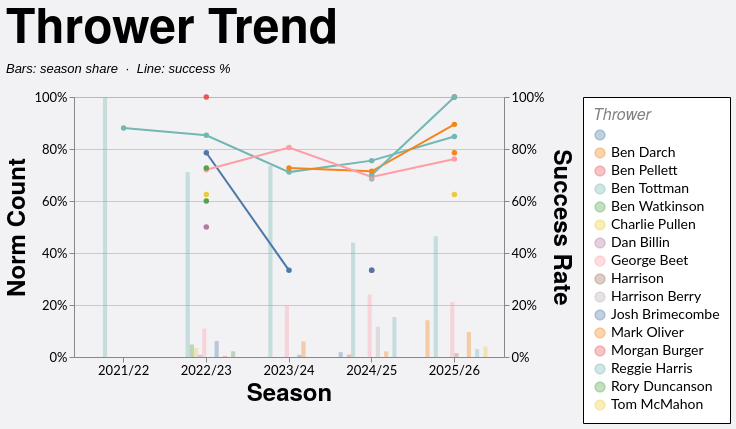

The specification (Vega-Lite) saved for this image:
### Vega-Lite specification from a JSON file in a GitHub repository (floating-point values rounded to 4 significant figures; data arrays with more than 128 entries replaced by an {"elided": "..."} marker saying what was removed)
{"config": {"axis": {"labelFont": "Lato, sans-serif", "titleFont": "PT Sans Narrow, Helvetica Neue, Helvetica, Arial, sans-serif", "labelFontSize": 13, "titleFontSize": 24, "gridColor": "#202947", "gridOpacity": 0.2}, "header": {"labelFont": "PT Sans Narrow, Helvetica Neue, Helvetica, Arial, sans-serif", "titleFont": "PT Sans Narrow, Helvetica Neue, Helvetica, Arial, sans-serif", "labelFontSize": 24, "titleFontSize": 28, "labelFontWeight": "bold", "orient": "left"}, "legend": {"labelFont": "Lato, sans-serif", "titleFont": "PT Sans Narrow, Helvetica Neue, Helvetica, Arial, sans-serif", "labelFontSize": 14, "titleFontSize": 16, "titlePadding": 5, "fillColor": "white", "strokeColor": "black", "padding": 10, "titleFontWeight": "lighter", "titleFontStyle": "italic", "titleColor": "gray", "offset": 10}, "title": {"font": "PT Sans Narrow, Helvetica Neue, Helvetica, Arial, sans-serif", "fontSize": 48, "fontWeight": "bold", "anchor": "start", "align": "center", "titlePadding": 20, "subtitlePadding": 10, "subtitleFontSize": 13, "subtitleColor": "", "subtitleFontStyle": "italic", "offset": 15, "color": "black"}, "axisX": {"labelAngle": 0}, "facet": {"title": null, "header": null, "align": {"row": "each", "column": "each"}}, "resolve": {"scale": {"y": "independent", "facet": "independent"}}, "background": "#f2f1f4"}, "layer": [{"mark": {"type": "bar", "opacity": 0.35}, "encoding": {"color": {"field": "thrower", "title": "Thrower", "type": "nominal"}, "tooltip": [{"field": "season", "title": "Season", "type": "nominal"}, {"field": "thrower", "title": "Thrower", "type": "nominal"}, {"field": "won", "format": ",.0f", "title": "Won", "type": "quantitative"}, {"field": "attempts", "format": ",.0f", "title": "Attempts", "type": "quantitative"}, {"field": "norm_count", "format": ".1%", "title": "Norm Count", "type": "quantitative"}, {"field": "success_rate", "format": ".1%", "title": "Success Rate", "type": "quantitative"}], "x": {"field": "season", "sort": ["2021/22", "2022/23", "2023/24", "2024/25", "2025/26"], "title": "Season", "type": "nominal"}, "xOffset": {"field": "thrower", "type": "nominal"}, "y": {"axis": {"format": "%", "orient": "left"}, "field": "norm_count", "scale": {"domain": [0, 1]}, "title": "Norm Count", "type": "quantitative"}}, "transform": [{"filter": "(loSquad == 'All' || datum.squad == loSquad) && (loGameType == 'All' || (loGameType == 'League + Cup' && (datum.game_type == 'League' || datum.game_type == 'Cup')) || (loGameType == 'League only' && datum.game_type == 'League') || datum.game_type == loGameType) && (loOpposition == 'All' || datum.opposition == loOpposition) && (loThrower == 'All' || datum.thrower == loThrower) && (loJumper == 'All' || datum.jumper == loJumper) && (loArea == 'All' || datum.area == loArea) && (loNumbers == 'All' || datum.numbers == loNumbers) && (loCall == 'All' || datum.call == loCall) && (loCallType == 'All' || datum.call_type == loCallType)"}, {"aggregate": [{"op": "count", "as": "attempts"}, {"op": "sum", "field": "won", "as": "won"}], "groupby": ["season", "thrower"]}, {"joinaggregate": [{"op": "sum", "field": "attempts", "as": "season_attempts"}], "groupby": ["season"]}, {"calculate": "datum.attempts / datum.season_attempts", "as": "norm_count"}, {"calculate": "datum.won / datum.attempts", "as": "success_rate"}]}, {"mark": {"type": "line", "point": true, "strokeWidth": 2}, "encoding": {"color": {"field": "thrower", "title": "Thrower", "type": "nominal"}, "detail": {"field": "thrower", "type": "nominal"}, "tooltip": [{"field": "season", "title": "Season", "type": "nominal"}, {"field": "thrower", "title": "Thrower", "type": "nominal"}, {"field": "won", "format": ",.0f", "title": "Won", "type": "quantitative"}, {"field": "attempts", "format": ",.0f", "title": "Attempts", "type": "quantitative"}, {"field": "norm_count", "format": ".1%", "title": "Norm Count", "type": "quantitative"}, {"field": "success_rate", "format": ".1%", "title": "Success Rate", "type": "quantitative"}], "x": {"field": "season", "sort": ["2021/22", "2022/23", "2023/24", "2024/25", "2025/26"], "title": "Season", "type": "nominal"}, "y": {"axis": {"format": "%", "orient": "right"}, "field": "success_rate", "scale": {"domain": [0, 1]}, "title": "Success Rate", "type": "quantitative"}}, "transform": [{"filter": "(loSquad == 'All' || datum.squad == loSquad) && (loGameType == 'All' || (loGameType == 'League + Cup' && (datum.game_type == 'League' || datum.game_type == 'Cup')) || (loGameType == 'League only' && datum.game_type == 'League') || datum.game_type == loGameType) && (loOpposition == 'All' || datum.opposition == loOpposition) && (loThrower == 'All' || datum.thrower == loThrower) && (loJumper == 'All' || datum.jumper == loJumper) && (loArea == 'All' || datum.area == loArea) && (loNumbers == 'All' || datum.numbers == loNumbers) && (loCall == 'All' || datum.call == loCall) && (loCallType == 'All' || datum.call_type == loCallType)"}, {"aggregate": [{"op": "count", "as": "attempts"}, {"op": "sum", "field": "won", "as": "won"}], "groupby": ["season", "thrower"]}, {"joinaggregate": [{"op": "sum", "field": "attempts", "as": "season_attempts"}], "groupby": ["season"]}, {"calculate": "datum.attempts / datum.season_attempts", "as": "norm_count"}, {"calculate": "datum.won / datum.attempts", "as": "success_rate"}]}], "data": {"name": "data-9f78a8a80e26132ebc7aef6a8d9c7f48"}, "height": 260, "params": [{"name": "loSquad", "value": "All"}, {"name": "loSeason", "value": "All"}, {"name": "loGameType", "value": "All"}, {"name": "loOpposition", "value": "All"}, {"name": "loThrower", "value": "All"}, {"name": "loJumper", "value": "All"}, {"name": "loArea", "value": "All"}, {"name": "loNumbers", "value": "All"}, {"name": "loCall", "value": "All"}, {"name": "loCallType", "value": "All"}], "resolve": {"scale": {"y": "independent"}}, "title": {"text": "Thrower Trend", "subtitle": "Bars: season share  ·  Line: success %"}, "width": 430, "$schema": "https://vega.github.io/schema/vega-lite/v5.20.1.json", "datasets": {"data-9f78a8a80e26132ebc7aef6a8d9c7f48": {"elided": "1228 records"}}}
